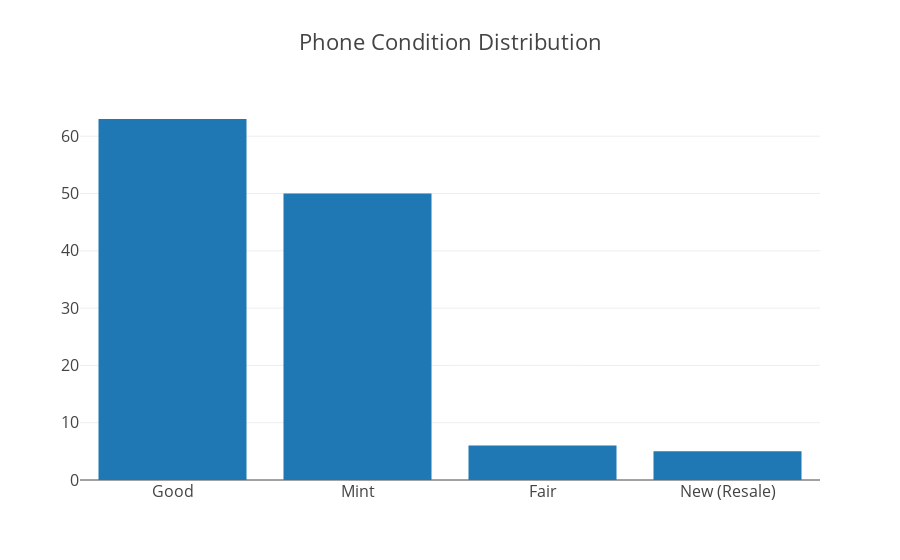

Here is the notebook cell this chart was saved with:
### Code cell
data_condition = [go.Bar(
            x=list(condition.index),
            y=list(condition)
    )]

iplot({'data':data_condition, 'layout':{'title': 'Phone Condition Distribution',
                          'font': dict(size=16)}}, filename='basic-bar')

### Figure 1 — Plotly figure (JSON) as saved in the notebook; plotly's stock layout.template omitted (floating-point values rounded to 4 significant figures)
{"data": [{"type": "bar", "uid": "0ae68ce2-c685-11e8-9a7d-6a000073fc60", "x": ["Good", "Mint", "Fair", "New (Resale)"], "y": [63, 50, 6, 5]}], "layout": {"font": {"size": 16}, "title": "Phone Condition Distribution"}}
